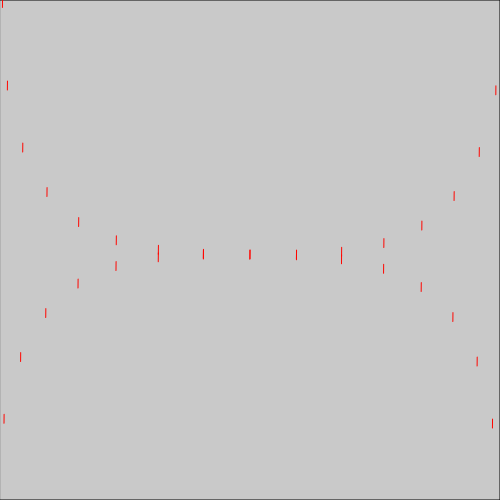
Frame 1 (no input)
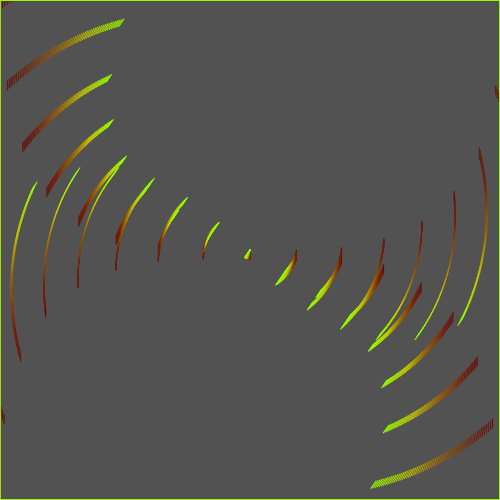
Frame 60 (no input)
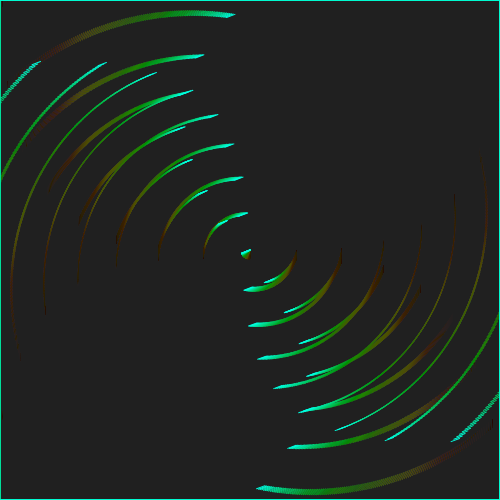
Frame 120 (the mouse pressed at the canvas centre since frame 60)

The p5.js sketch that drew these frames (run headless with seeded random() and noise() and a simulated clock; from frame 60 on, the mouse is pressed at the canvas centre):

// p5.js sketch
// ── sketch.js
// BezSwirl (p5.js 2.3.4 port of a #p5t Processing sketch)
// https://github.com/madparker/-p5t/blob/main/%23p5t/ArtSketch/08_30_2020/BezSwirl/BezSwirl.pde
// #p5t/ArtSketch/08_30_2020/BezSwirl/BezSwirl.pde

let x, y, i, c = 250, o, p, f = 0;

function setup() {
  createCanvas(500, 500); // frame.setSize(500, 500) in draw()
  background(204); // Processing default background
}

function draw() {
  colorMode(HSB, c);
  o = (++f % 500) - c;
  p = -o;
  fill(0, 4);
  square(0, 0, 500);
  translate(c, c);
  rotate(f / 99);
  stroke(f % c, c, c);
  for (i = 0; i < 16; i += 0.0625) {
    x = bezierPoint(-c, o, p, c, i);
    y = bezierPoint(p, -c, c, o, i);
    line(x, y, x, y + 9);
    line(-x, y, -x, y + 9);
  }
}
//#p5t

// ---- Original Processing source: #p5t/ArtSketch/08_30_2020/BezSwirl/BezSwirl.pde
/*
float x,y,i,c=250,o,p,f;void draw(){frame.setSize(500,500);colorMode(HSB,c);o=++f%500-c;p=-o;fill(0,4);square(0,0,500);translate(c,c);rotate(f/99);stroke(f%c,c,c);for(i=0;i<16;i+=.0625){x=bezierPoint(-c,o,p,c,i);y=bezierPoint(p,-c,c,o,i);line(x,y,x,y+9);line(-x,y,-x,y+9);}}//#p5t
*/
